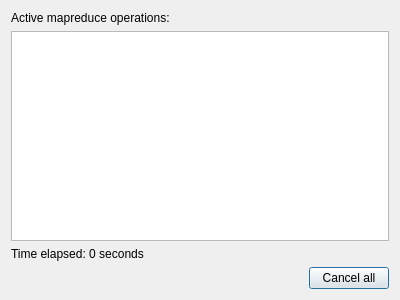
<ui version="4.0" >
 <class>MapReduceProgress</class>
 <widget class="QDialog" name="MapReduceProgress" >
  <property name="geometry" >
   <rect>
    <x>0</x>
    <y>0</y>
    <width>400</width>
    <height>300</height>
   </rect>
  </property>
  <property name="windowTitle" >
   <string>Mapreduce operations</string>
  </property>
  <layout class="QVBoxLayout" name="verticalLayout" >
   <item>
    <widget class="QLabel" name="label" >
     <property name="text" >
      <string>Active mapreduce operations:</string>
     </property>
    </widget>
   </item>
   <item>
    <widget class="QTreeView" name="view" >
     <property name="selectionMode" >
      <enum>QAbstractItemView::NoSelection</enum>
     </property>
     <property name="rootIsDecorated" >
      <bool>false</bool>
     </property>
     <property name="uniformRowHeights" >
      <bool>true</bool>
     </property>
     <property name="itemsExpandable" >
      <bool>false</bool>
     </property>
     <property name="allColumnsShowFocus" >
      <bool>true</bool>
     </property>
     <property name="headerHidden" >
      <bool>true</bool>
     </property>
    </widget>
   </item>
   <item>
    <widget class="QLabel" name="timeElapsed" >
     <property name="text" >
      <string>Time elapsed: 0 seconds</string>
     </property>
    </widget>
   </item>
   <item>
    <layout class="QHBoxLayout" name="horizontalLayout" >
     <item>
      <spacer name="horizontalSpacer" >
       <property name="orientation" >
        <enum>Qt::Horizontal</enum>
       </property>
       <property name="sizeHint" stdset="0" >
        <size>
         <width>40</width>
         <height>20</height>
        </size>
       </property>
      </spacer>
     </item>
     <item>
      <widget class="QPushButton" name="cancelButton" >
       <property name="text" >
        <string>Cancel all</string>
       </property>
       <property name="default" >
        <bool>true</bool>
       </property>
      </widget>
     </item>
    </layout>
   </item>
  </layout>
 </widget>
 <resources/>
 <connections/>
</ui>
